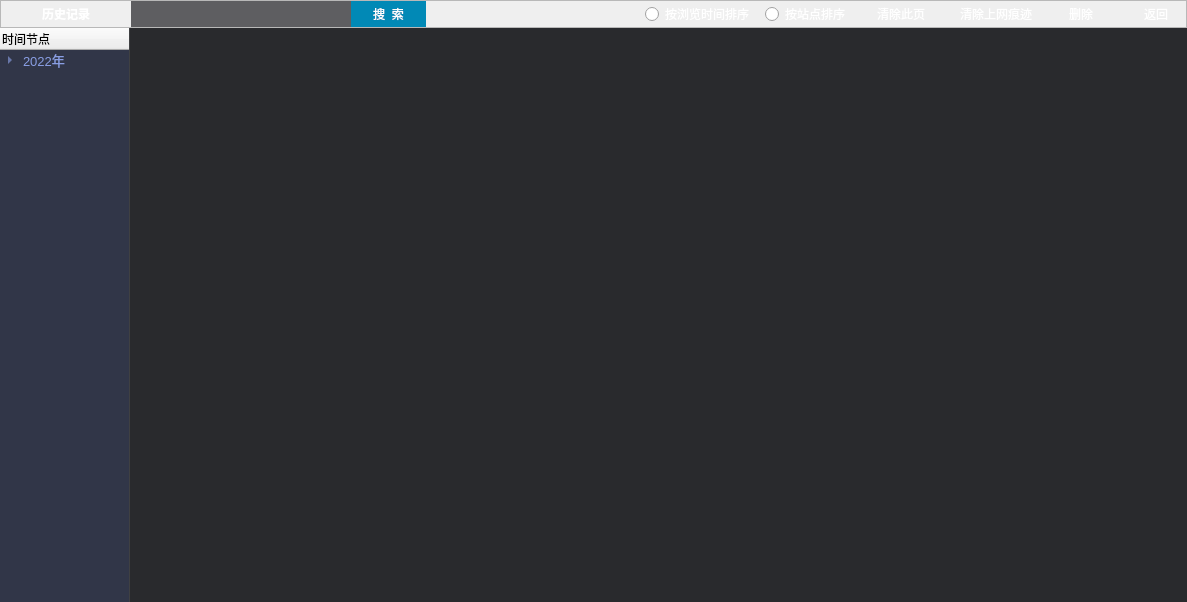
<?xml version="1.0" encoding="UTF-8"?>
<ui version="4.0">
 <class>WebHistory</class>
 <widget class="QWidget" name="WebHistory">
  <property name="geometry">
   <rect>
    <x>0</x>
    <y>0</y>
    <width>1187</width>
    <height>602</height>
   </rect>
  </property>
  <property name="windowTitle">
   <string>Form</string>
  </property>
  <property name="styleSheet">
   <string notr="true"/>
  </property>
  <layout class="QVBoxLayout" name="verticalLayout_3">
   <property name="spacing">
    <number>0</number>
   </property>
   <property name="leftMargin">
    <number>0</number>
   </property>
   <property name="topMargin">
    <number>0</number>
   </property>
   <property name="rightMargin">
    <number>0</number>
   </property>
   <property name="bottomMargin">
    <number>0</number>
   </property>
   <item>
    <layout class="QVBoxLayout" name="verticalLayout_2">
     <property name="spacing">
      <number>0</number>
     </property>
     <item>
      <widget class="QFrame" name="frame">
       <property name="frameShape">
        <enum>QFrame::StyledPanel</enum>
       </property>
       <property name="frameShadow">
        <enum>QFrame::Raised</enum>
       </property>
       <layout class="QHBoxLayout" name="horizontalLayout_3">
        <property name="spacing">
         <number>0</number>
        </property>
        <property name="leftMargin">
         <number>0</number>
        </property>
        <property name="topMargin">
         <number>0</number>
        </property>
        <property name="rightMargin">
         <number>0</number>
        </property>
        <property name="bottomMargin">
         <number>0</number>
        </property>
        <item>
         <layout class="QHBoxLayout" name="horizontalLayout_2">
          <property name="spacing">
           <number>0</number>
          </property>
          <item>
           <widget class="QPushButton" name="pushButton_title">
            <property name="minimumSize">
             <size>
              <width>130</width>
              <height>26</height>
             </size>
            </property>
            <property name="maximumSize">
             <size>
              <width>16777215</width>
              <height>26</height>
             </size>
            </property>
            <property name="styleSheet">
             <string notr="true">#pushButton_title
{
color:white;
border:none;
font-weight:700;
}</string>
            </property>
            <property name="text">
             <string>历史记录</string>
            </property>
           </widget>
          </item>
          <item>
           <widget class="QLineEdit" name="lineEdit_searchHis">
            <property name="minimumSize">
             <size>
              <width>200</width>
              <height>26</height>
             </size>
            </property>
            <property name="maximumSize">
             <size>
              <width>300</width>
              <height>26</height>
             </size>
            </property>
            <property name="styleSheet">
             <string notr="true">#lineEdit_searchHis
{
color:#cccccc;
font-family:&quot;微软雅黑&quot;;
font-size:15px;
background-color: #5e5e61;
selection-background-color:#aecbfa;
border-right-width:0px;
border-top-left-radius:0;
border-top-right-radius:0;
border-bottom-right-radius:0;
border-bottom-left-radius:0;
padding-right:2px;
padding-left:2px;
}

#lineEdit_searchHis:hover
{
background-color: #48484c;
border-right:-2px;
color: #9094e9;
}

</string>
            </property>
           </widget>
          </item>
          <item>
           <widget class="QPushButton" name="pushButton_searchHis">
            <property name="minimumSize">
             <size>
              <width>75</width>
              <height>26</height>
             </size>
            </property>
            <property name="maximumSize">
             <size>
              <width>75</width>
              <height>26</height>
             </size>
            </property>
            <property name="styleSheet">
             <string notr="true">#pushButton_searchHis
{
background-color:#0189b6;
border-left-width:0px;
border-right-width:0px;
border-top-left-radius:0;
border-top-right-radius:0;
border-bottom-right-radius:0;
border-bottom-left-radius:0;
color:white;
}

#pushButton_searchHis:hover
{
color: #b61432;
}</string>
            </property>
            <property name="text">
             <string>搜  索</string>
            </property>
           </widget>
          </item>
          <item>
           <spacer name="horizontalSpacer">
            <property name="minimumSize">
             <size>
              <width>0</width>
              <height>26</height>
             </size>
            </property>
            <property name="maximumSize">
             <size>
              <width>16777215</width>
              <height>26</height>
             </size>
            </property>
            <property name="orientation">
             <enum>Qt::Horizontal</enum>
            </property>
            <property name="sizeHint" stdset="0">
             <size>
              <width>500</width>
              <height>20</height>
             </size>
            </property>
           </spacer>
          </item>
          <item>
           <widget class="QRadioButton" name="radioButton_broTime">
            <property name="minimumSize">
             <size>
              <width>120</width>
              <height>26</height>
             </size>
            </property>
            <property name="maximumSize">
             <size>
              <width>16777215</width>
              <height>26</height>
             </size>
            </property>
            <property name="styleSheet">
             <string notr="true">#radioButton_broTime
{
margin-right:15px;
color:white;
}</string>
            </property>
            <property name="text">
             <string>按浏览时间排序</string>
            </property>
           </widget>
          </item>
          <item>
           <widget class="QRadioButton" name="radioButton_zhanDian">
            <property name="minimumSize">
             <size>
              <width>95</width>
              <height>26</height>
             </size>
            </property>
            <property name="maximumSize">
             <size>
              <width>16777215</width>
              <height>26</height>
             </size>
            </property>
            <property name="styleSheet">
             <string notr="true">#radioButton_zhanDian
{
margin-right:15px;
color:white;
}</string>
            </property>
            <property name="text">
             <string>按站点排序</string>
            </property>
           </widget>
          </item>
          <item>
           <widget class="QPushButton" name="pushButton_clearPage">
            <property name="minimumSize">
             <size>
              <width>95</width>
              <height>23</height>
             </size>
            </property>
            <property name="maximumSize">
             <size>
              <width>16777215</width>
              <height>23</height>
             </size>
            </property>
            <property name="styleSheet">
             <string notr="true">#pushButton_clearPage
{
margin-right: 15px;
border-radius:5px;
color:white;
border-style:outset;
background:qlineargradient(spread:pad, x1:0, y1:0, x2:1, y2:0, 
stop:0 		#2394b2, 
stop:0.25 	#5ac3dd, 
stop:0.5 	#46b4cf, 
stop:0.75 	#2f9ebb, 
stop:1 		#2093b1);
}
#pushButton_clearPage:hover
{
border-radius:5px;
background-color: #274b5b;
color:white;
}</string>
            </property>
            <property name="text">
             <string>清除此页</string>
            </property>
           </widget>
          </item>
          <item>
           <widget class="QPushButton" name="pushButton_clearRecords">
            <property name="minimumSize">
             <size>
              <width>95</width>
              <height>23</height>
             </size>
            </property>
            <property name="maximumSize">
             <size>
              <width>16777215</width>
              <height>23</height>
             </size>
            </property>
            <property name="styleSheet">
             <string notr="true">#pushButton_clearRecords
{
margin-right: 15px;
border-radius:5px;
color:white;
border-style:outset;
background:qlineargradient(spread:pad, x1:0, y1:0, x2:1, y2:0, 
stop:0 		#2394b2, 
stop:0.25 	#5ac3dd, 
stop:0.5 	#46b4cf, 
stop:0.75 	#2f9ebb, 
stop:1 		#2093b1);
}
#pushButton_clearRecords:hover
{
border-radius:5px;
background-color: #274b5b;
color:white;
}</string>
            </property>
            <property name="text">
             <string>清除上网痕迹</string>
            </property>
           </widget>
          </item>
          <item>
           <widget class="QPushButton" name="pushButton_delete">
            <property name="minimumSize">
             <size>
              <width>75</width>
              <height>23</height>
             </size>
            </property>
            <property name="maximumSize">
             <size>
              <width>16777215</width>
              <height>23</height>
             </size>
            </property>
            <property name="styleSheet">
             <string notr="true">#pushButton_delete
{
margin-right: 15px;
border-radius:5px;
color:white;
border-style:outset;
background:qlineargradient(spread:pad, x1:0, y1:0, x2:1, y2:0, 
stop:0 		#2394b2, 
stop:0.25 	#5ac3dd, 
stop:0.5 	#46b4cf, 
stop:0.75 	#2f9ebb, 
stop:1 		#2093b1);
}
#pushButton_delete:hover
{
border-radius:5px;
background-color: #274b5b;
color:white;
}</string>
            </property>
            <property name="text">
             <string>删除</string>
            </property>
           </widget>
          </item>
          <item>
           <widget class="QPushButton" name="pushButton_return">
            <property name="minimumSize">
             <size>
              <width>60</width>
              <height>23</height>
             </size>
            </property>
            <property name="maximumSize">
             <size>
              <width>60</width>
              <height>23</height>
             </size>
            </property>
            <property name="styleSheet">
             <string notr="true">#pushButton_return
{;
border-radius:5px;
color:white;
border-style:outset;
background:qlineargradient(spread:pad, x1:0, y1:0, x2:1, y2:0, 
stop:0 		#2394b2, 
stop:0.25 	#5ac3dd, 
stop:0.5 	#46b4cf, 
stop:0.75 	#2f9ebb, 
stop:1 		#2093b1);
}
#pushButton_return:hover
{
border-radius:5px;
background-color: #274b5b;
color:white;
}</string>
            </property>
            <property name="text">
             <string>返回</string>
            </property>
           </widget>
          </item>
         </layout>
        </item>
       </layout>
      </widget>
     </item>
     <item>
      <widget class="QWidget" name="widget" native="true">
       <layout class="QVBoxLayout" name="verticalLayout">
        <property name="spacing">
         <number>0</number>
        </property>
        <property name="leftMargin">
         <number>0</number>
        </property>
        <property name="topMargin">
         <number>0</number>
        </property>
        <property name="rightMargin">
         <number>0</number>
        </property>
        <property name="bottomMargin">
         <number>0</number>
        </property>
        <item>
         <layout class="QHBoxLayout" name="horizontalLayout">
          <property name="spacing">
           <number>0</number>
          </property>
          <item>
           <widget class="QTreeWidget" name="treeWidget_dateTime">
            <property name="minimumSize">
             <size>
              <width>130</width>
              <height>0</height>
             </size>
            </property>
            <property name="maximumSize">
             <size>
              <width>130</width>
              <height>16777215</height>
             </size>
            </property>
            <property name="styleSheet">
             <string notr="true">QHeaderView
{
font-size:12px;
}

#treeWidget_dateTime
{
border:0px solid #3f4042;
border-right-width:1px;
background-color: #313648;
color: #899ee3;
font-size:13px;
}</string>
            </property>
            <column>
             <property name="text">
              <string>时间节点</string>
             </property>
            </column>
            <item>
             <property name="text">
              <string>2022年</string>
             </property>
             <item>
              <property name="text">
               <string>01月</string>
              </property>
              <item>
               <property name="text">
                <string>111</string>
               </property>
              </item>
             </item>
             <item>
              <property name="text">
               <string>02月</string>
              </property>
              <item>
               <property name="text">
                <string>222</string>
               </property>
              </item>
             </item>
             <item>
              <property name="text">
               <string>03月</string>
              </property>
              <item>
               <property name="text">
                <string>333</string>
               </property>
              </item>
              <item>
               <property name="text">
                <string>444</string>
               </property>
              </item>
             </item>
             <item>
              <property name="text">
               <string>04月</string>
              </property>
              <item>
               <property name="text">
                <string>555</string>
               </property>
              </item>
             </item>
             <item>
              <property name="text">
               <string>05月</string>
              </property>
              <item>
               <property name="text">
                <string>123</string>
               </property>
              </item>
              <item>
               <property name="text">
                <string>321</string>
               </property>
              </item>
             </item>
             <item>
              <property name="text">
               <string>06月</string>
              </property>
              <item>
               <property name="text">
                <string>456</string>
               </property>
              </item>
              <item>
               <property name="text">
                <string>789</string>
               </property>
              </item>
             </item>
             <item>
              <property name="text">
               <string>07月</string>
              </property>
              <item>
               <property name="text">
                <string>147</string>
               </property>
              </item>
              <item>
               <property name="text">
                <string>852</string>
               </property>
              </item>
             </item>
             <item>
              <property name="text">
               <string>08月</string>
              </property>
              <item>
               <property name="text">
                <string>852</string>
               </property>
               <item>
                <property name="text">
                 <string>123</string>
                </property>
               </item>
               <item>
                <property name="text">
                 <string>123</string>
                </property>
               </item>
              </item>
             </item>
             <item>
              <property name="text">
               <string>09月</string>
              </property>
              <item>
               <property name="text">
                <string>456</string>
               </property>
              </item>
              <item>
               <property name="text">
                <string>456</string>
               </property>
              </item>
             </item>
             <item>
              <property name="text">
               <string>10月</string>
              </property>
              <item>
               <property name="text">
                <string>951</string>
               </property>
              </item>
              <item>
               <property name="text">
                <string>621</string>
               </property>
              </item>
             </item>
             <item>
              <property name="text">
               <string>11月</string>
              </property>
              <item>
               <property name="text">
                <string>4596</string>
               </property>
              </item>
             </item>
             <item>
              <property name="text">
               <string>12月</string>
              </property>
              <item>
               <property name="text">
                <string>123</string>
               </property>
               <item>
                <property name="text">
                 <string>789</string>
                </property>
               </item>
              </item>
             </item>
            </item>
           </widget>
          </item>
          <item>
           <widget class="QListWidget" name="listWidget_showHis">
            <property name="styleSheet">
             <string notr="true">#listWidget_showHis
{
border:none;
background-color: #292a2d;
}

#listWidget_showHis::item
{
color:transparent;
background-color: #292a2d;
}

#listWidget_showHis::item:hover
{
background-color: #3e3f42;
}

#listWidget_showHis::item:selected
{
color:transparent;
background-color: white;
}

#listWidget_showHis::item:!selected
{
color:transparent;
}</string>
            </property>
           </widget>
          </item>
         </layout>
        </item>
       </layout>
      </widget>
     </item>
    </layout>
   </item>
  </layout>
 </widget>
 <resources/>
 <connections/>
</ui>
